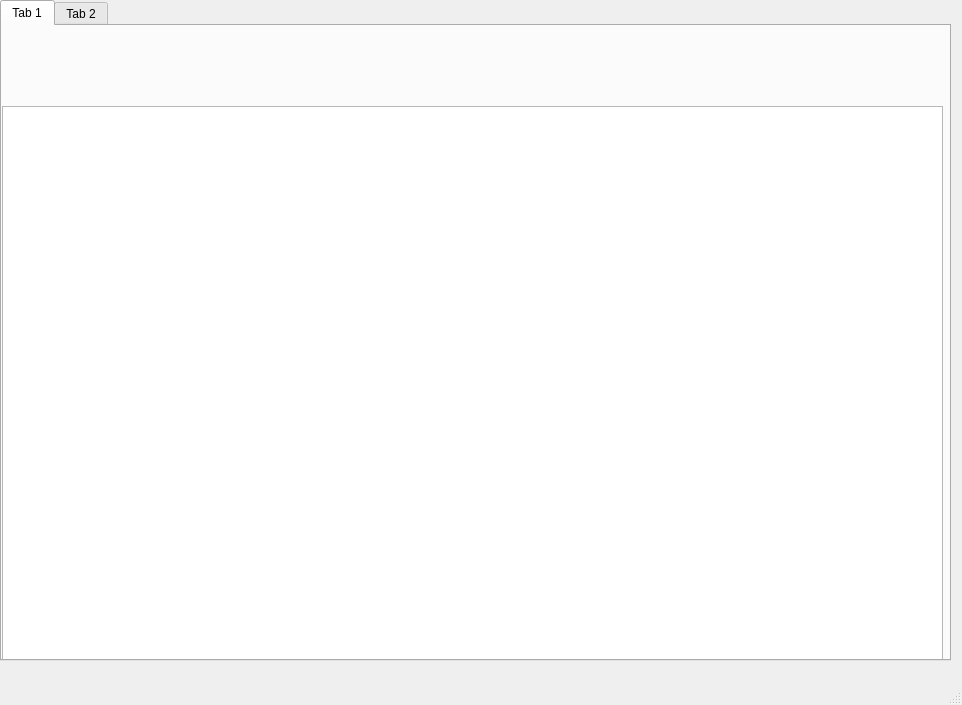
<?xml version="1.0" encoding="UTF-8"?>
<ui version="4.0">
 <class>MainWindow</class>
 <widget class="QMainWindow" name="MainWindow">
  <property name="geometry">
   <rect>
    <x>0</x>
    <y>0</y>
    <width>962</width>
    <height>705</height>
   </rect>
  </property>
  <property name="windowTitle">
   <string>MainWindow</string>
  </property>
  <widget class="QWidget" name="centralwidget">
   <widget class="QTabWidget" name="tabWidget">
    <property name="geometry">
     <rect>
      <x>0</x>
      <y>0</y>
      <width>951</width>
      <height>661</height>
     </rect>
    </property>
    <property name="currentIndex">
     <number>0</number>
    </property>
    <widget class="QWidget" name="tab">
     <attribute name="title">
      <string>Tab 1</string>
     </attribute>
     <widget class="QWidget" name="gridLayoutWidget">
      <property name="geometry">
       <rect>
        <x>0</x>
        <y>0</y>
        <width>941</width>
        <height>81</height>
       </rect>
      </property>
      <layout class="QGridLayout" name="gridLayout"/>
     </widget>
     <widget class="QGraphicsView" name="graphicsView">
      <property name="geometry">
       <rect>
        <x>0</x>
        <y>80</y>
        <width>941</width>
        <height>561</height>
       </rect>
      </property>
     </widget>
    </widget>
    <widget class="QWidget" name="tab_2">
     <attribute name="title">
      <string>Tab 2</string>
     </attribute>
    </widget>
   </widget>
  </widget>
  <widget class="QMenuBar" name="menubar">
   <property name="geometry">
    <rect>
     <x>0</x>
     <y>0</y>
     <width>962</width>
     <height>21</height>
    </rect>
   </property>
  </widget>
  <widget class="QStatusBar" name="statusbar"/>
 </widget>
 <resources/>
 <connections/>
</ui>
